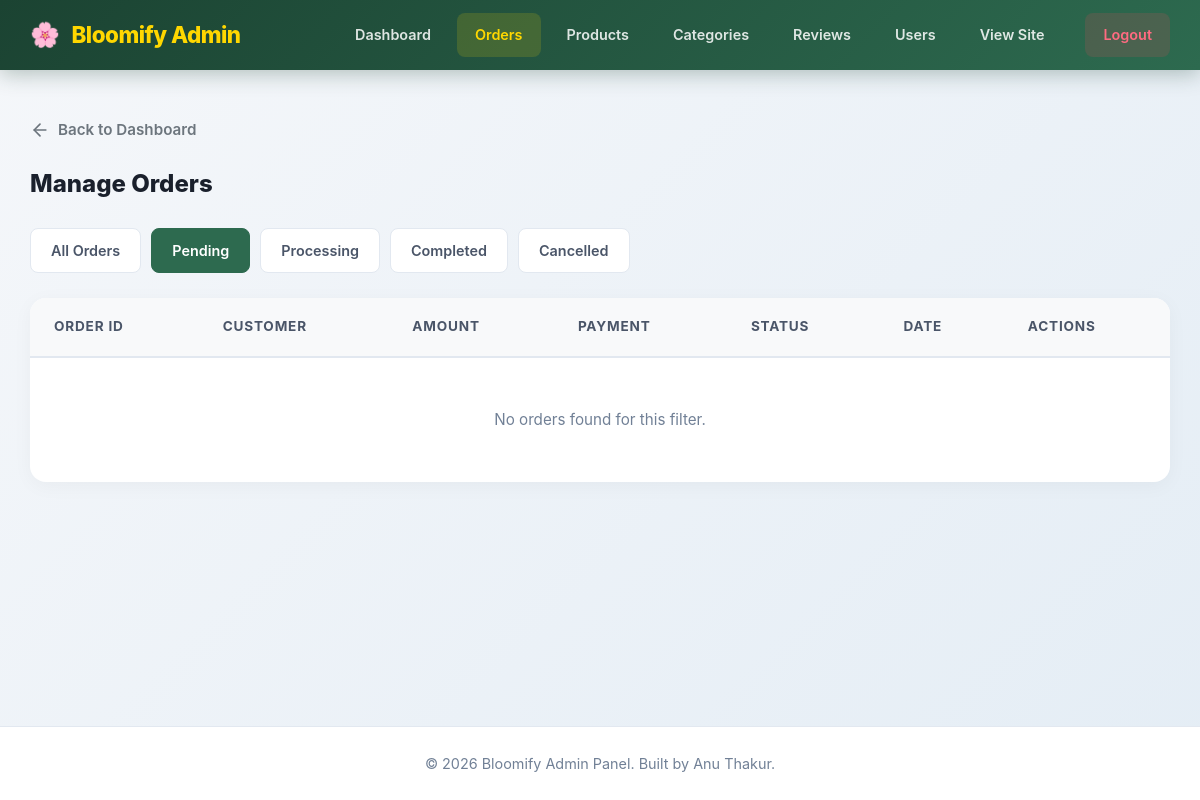
Before: /admin/orders.php?filter=pending (signed in) with the older database file.
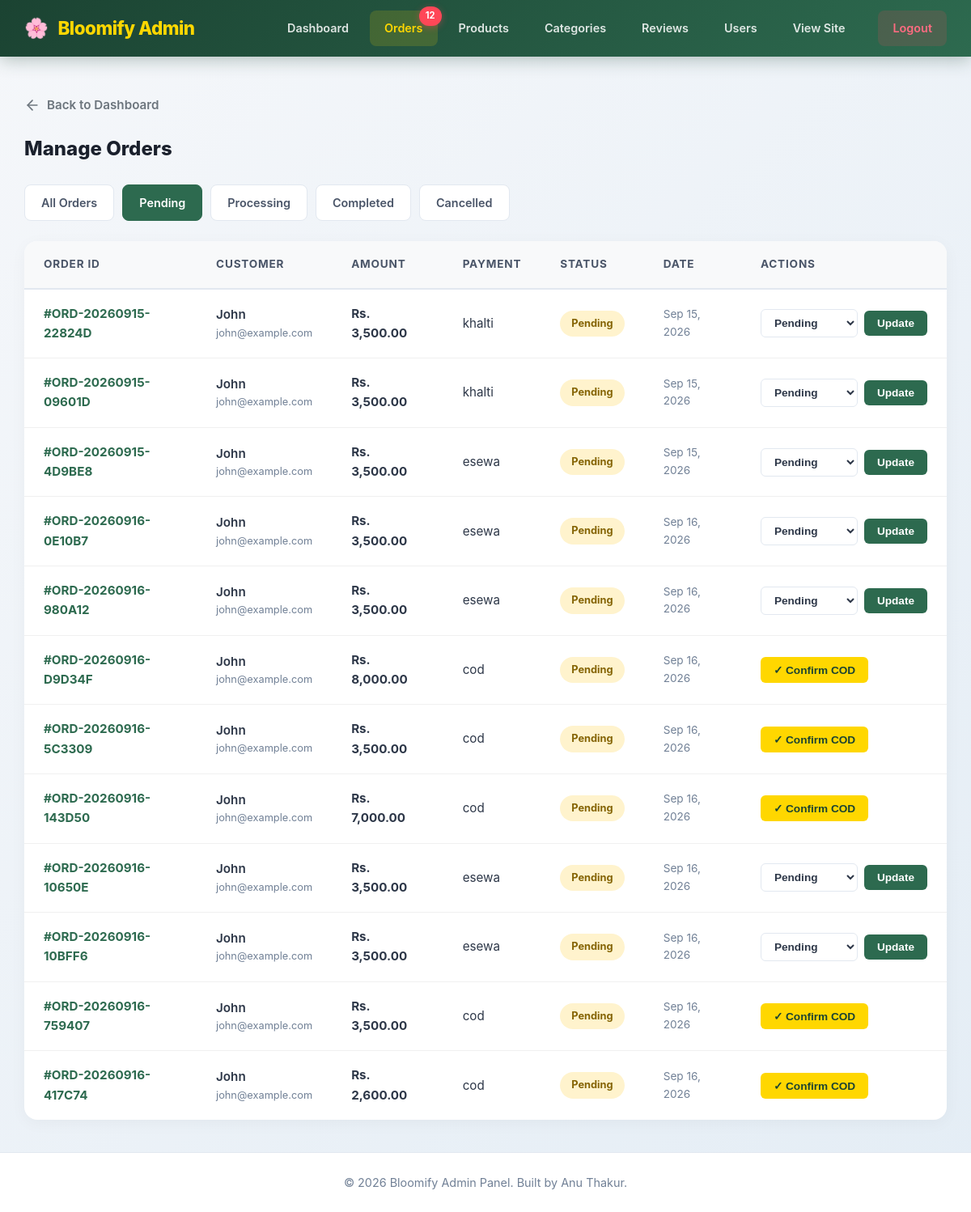
After: the same page with the newer database file.
### tables this page shows
CREATE TABLE `orders` (
  `id` int(11) NOT NULL,
  `user_id` int(11) DEFAULT NULL,
  `order_number` varchar(50) NOT NULL,
  `total_amount` decimal(10,2) NOT NULL,
  `payment_method` enum('esewa','khalti','cod','Cash on Delivery') NOT NULL,
  `payment_status` enum('pending','success','failed') DEFAULT 'pending',
  `transaction_id` varchar(100) DEFAULT NULL,
  `delivery_status` enum('pending','processing','delivered','cancelled') DEFAULT 'pending',
  `customer_name` varchar(100) NOT NULL,
  `customer_phone` varchar(20) NOT NULL,
  `customer_address` text NOT NULL,
  `archived` tinyint(1) NOT NULL DEFAULT 0,
  `created_at` timestamp NOT NULL DEFAULT current_timestamp(),
  `updated_at` timestamp NOT NULL DEFAULT current_timestamp() ON UPDATE current_timestamp()
);

CREATE TABLE `users` (
  `id` int(11) NOT NULL,
  `name` varchar(100) NOT NULL,
  `email` varchar(100) NOT NULL,
  `password` varchar(255) NOT NULL,
  `phone` varchar(20) DEFAULT NULL,
  `address` text DEFAULT NULL,
  `role` enum('user','admin') DEFAULT 'user',
  `created_at` timestamp NOT NULL DEFAULT current_timestamp()
);

### includes/functions.php (called while the page is built, shortened)
<?php
function formatPrice($price) {
    return 'Rs. ' . number_format($price, 2);
}
?>

### admin/orders.php (the view, shortened to what the changed rows need)
<?php
require_once __DIR__ . '/includes/admin-auth.php';
require_once __DIR__ . '/includes/admin-header.php';
$filter = isset($_GET['filter']) ? $_GET['filter'] : 'all';
$sql = "SELECT o.*, u.name as user_name, u.email as user_email
        FROM orders o
        JOIN users u ON o.user_id = u.id";
if ($filter !== 'all') {
    $sql .= " WHERE o.delivery_status = ?";
    $stmt = $conn->prepare($sql);
    $stmt->bind_param("s", $filter);
    $stmt->execute();
    $orders = $stmt->get_result();
} else {
    $sql .= " ORDER BY o.created_at DESC";
    $orders = $conn->query($sql);
}
?>
<table class="admin-table">
    <thead>
        <tr>
            <th>Order ID</th>
            <th>Customer</th>
            <th>Amount</th>
            <th>Payment</th>
            <th>Status</th>
            <th>Date</th>
            <th>Actions</th>
        </tr>
    </thead>
    <tbody>
        <?php if ($orders->num_rows > 0): ?>
            <?php while($order = $orders->fetch_assoc()):
                $safe_status = strtolower(str_replace('_', '-', $order['delivery_status']));
                $badge_class = 'badge-' . $safe_status;
                $is_pending_cod = ($order['payment_method'] === 'cod' && $order['delivery_status'] === 'pending');
                $is_completed = ($order['delivery_status'] === 'delivered');
            ?>
                <tr>
                    <td style="font-weight: 700; color: #2d6a4f;">#<?php echo htmlspecialchars($order['order_number']); ?></td>
                    <td>
                        <div style="font-weight: 600;"><?php echo htmlspecialchars($order['user_name']); ?></div>
                        <div style="font-size: 0.8rem; color: #718096;"><?php echo htmlspecialchars($order['user_email']); ?></div>
                    </td>
                    <td style="font-weight: 700;"><?php echo formatPrice($order['total_amount']); ?></td>
                    <td><?php echo htmlspecialchars($order['payment_method']); ?></td>
                    <td><span class="status-badge-sm <?php echo $badge_class; ?>"><?php echo ucfirst(str_replace('_', ' ', $order['delivery_status'])); ?></span></td>
                    <td style="color: #718096; font-size: 0.85rem;"><?php echo date('M d, Y', strtotime($order['created_at'])); ?></td>
                    <td>
                        <?php if ($is_pending_cod): ?>
                            <form method="POST" class="action-form">
                                <button type="submit" name="update_status" class="btn-confirm-cod-sm" onclick="return confirm('Confirm this Cash on Delivery order? This will mark it as Processing.');">
                                    ✓ Confirm COD
                                </button>
                            </form>
                        <?php else: ?>
                            <form method="POST" class="action-form">
                                <select name="new_status" class="status-select">
                                    <option value="pending" <?php echo $order['delivery_status'] === 'pending' ? 'selected' : ''; ?>>Pending</option>
                                </select>
                                <button type="submit" name="update_status" class="btn-update">Update</button>
                            </form>
                        <?php endif; ?>
                    </td>
                </tr>
            <?php endwhile; ?>
        <?php else: ?>
            <tr>
                <td colspan="7" style="text-align: center; padding: 50px; color: #718096;">
                    No orders found for this filter.
                </td>
            </tr>
        <?php endif; ?>
    </tbody>
</table>
<?php require_once __DIR__ . '/includes/admin-footer.php'; ?>

### admin/includes/admin-header.php (shortened to what the changed rows need)
<!DOCTYPE html>
<html lang="en">
<head>
    <link rel="stylesheet" href="<?php echo SITE_URL; ?>/assets/css/style.css">
    <link rel="stylesheet" href="<?php echo SITE_URL; ?>/admin/assets/css/admin.css">
</head>
<body class="admin-body">
<?php
$new_orders_sql = "SELECT COUNT(*) as cnt FROM orders WHERE payment_status = 'pending' OR delivery_status = 'pending'";
$new_orders_result = $conn->query($new_orders_sql);
$new_orders_count = $new_orders_result->fetch_assoc()['cnt'];
?>
<header class="admin-header">
    <div class="admin-header-content">
        <nav class="admin-nav">
            <a href="<?php echo SITE_URL; ?>/admin/orders.php" class="<?php echo basename($_SERVER['PHP_SELF']) == 'orders.php' ? 'active' : ''; ?>">
                Orders
                <?php if ($new_orders_count > 0): ?>
                    <span class="notification-badge"><?php echo $new_orders_count; ?></span>
                <?php endif; ?>
            </a>
        </nav>
    </div>
</header>
<main class="admin-container">

Changed rows visible on the page:
added orders: order_number "ORD-20260915-22824D", user.name "John", user.email "john@example.com", total_amount "Rs. 3,500.00", payment_method "khalti", delivery_status "Pending", created_at "Sep 15, 2026", new_status "Pending"
added orders: order_number "ORD-20260915-09601D", user.name "John", user.email "john@example.com", total_amount "Rs. 3,500.00", payment_method "khalti", delivery_status "Pending", created_at "Sep 15, 2026", new_status "Pending"
added orders: order_number "ORD-20260915-4D9BE8", user.name "John", user.email "john@example.com", total_amount "Rs. 3,500.00", payment_method "esewa", delivery_status "Pending", created_at "Sep 15, 2026", new_status "Pending"
added orders: order_number "ORD-20260916-0E10B7", user.name "John", user.email "john@example.com", total_amount "Rs. 3,500.00", payment_method "esewa", delivery_status "Pending", created_at "Sep 16, 2026", new_status "Pending"
added orders: order_number "ORD-20260916-980A12", user.name "John", user.email "john@example.com", total_amount "Rs. 3,500.00", payment_method "esewa", delivery_status "Pending", created_at "Sep 16, 2026", new_status "Pending"
added orders: order_number "ORD-20260916-D9D34F", user.name "John", user.email "john@example.com", total_amount "Rs. 8,000.00", payment_method "cod", delivery_status "Pending", created_at "Sep 16, 2026"
added orders: order_number "ORD-20260916-5C3309", user.name "John", user.email "john@example.com", total_amount "Rs. 3,500.00", payment_method "cod", delivery_status "Pending", created_at "Sep 16, 2026"
added orders: order_number "ORD-20260916-143D50", user.name "John", user.email "john@example.com", total_amount "Rs. 7,000.00", payment_method "cod", delivery_status "Pending", created_at "Sep 16, 2026"
added orders: order_number "ORD-20260916-10650E", user.name "John", user.email "john@example.com", total_amount "Rs. 3,500.00", payment_method "esewa", delivery_status "Pending", created_at "Sep 16, 2026", new_status "Pending"
added orders: order_number "ORD-20260916-10BFF6", user.name "John", user.email "john@example.com", total_amount "Rs. 3,500.00", payment_method "esewa", delivery_status "Pending", created_at "Sep 16, 2026", new_status "Pending"
added orders: order_number "ORD-20260916-759407", user.name "John", user.email "john@example.com", total_amount "Rs. 3,500.00", payment_method "cod", delivery_status "Pending", created_at "Sep 16, 2026"
added orders: order_number "ORD-20260916-417C74", user.name "John", user.email "john@example.com", total_amount "Rs. 2,600.00", payment_method "cod", delivery_status "Pending", created_at "Sep 16, 2026"
Other visible differences:
$new_orders_count: (not shown) → "12"
text no longer shown: "No orders found for this filter."
